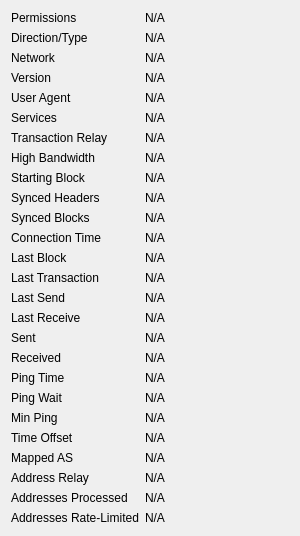
             <widget class="QWidget" name="detailWidget">
              <property name="geometry">
               <rect>
                <x>0</x>
                <y>0</y>
                <width>300</width>
                <height>426</height>
               </rect>
              </property>
              <layout class="QGridLayout" name="gridLayout_2" columnstretch="0,1">
               <item row="0" column="0">
                <widget class="QLabel" name="label_30">
                 <property name="text">
                  <string>Permissions</string>
                 </property>
                </widget>
               </item>
               <item row="0" column="1">
                <widget class="QLabel" name="peerPermissions">
                 <property name="cursor">
                  <cursorShape>IBeamCursor</cursorShape>
                 </property>
                 <property name="text">
                  <string>N/A</string>
                 </property>
                 <property name="textFormat">
                  <enum>Qt::PlainText</enum>
                 </property>
                 <property name="textInteractionFlags">
                  <set>Qt::LinksAccessibleByMouse|Qt::TextSelectableByKeyboard|Qt::TextSelectableByMouse</set>
                 </property>
                </widget>
               </item>
               <item row="1" column="0">
                <widget class="QLabel" name="peerConnectionTypeLabel">
                 <property name="toolTip">
                  <string>The direction and type of peer connection: %1</string>
                 </property>
                 <property name="text">
                  <string>Direction/Type</string>
                 </property>
                </widget>
               </item>
               <item row="1" column="1">
                <widget class="QLabel" name="peerConnectionType">
                 <property name="cursor">
                  <cursorShape>IBeamCursor</cursorShape>
                 </property>
                 <property name="text">
                  <string>N/A</string>
                 </property>
                 <property name="textFormat">
                  <enum>Qt::PlainText</enum>
                 </property>
                 <property name="textInteractionFlags">
                  <set>Qt::LinksAccessibleByMouse|Qt::TextSelectableByKeyboard|Qt::TextSelectableByMouse</set>
                 </property>
                </widget>
               </item>
               <item row="2" column="0">
                <widget class="QLabel" name="peerNetworkLabel">
                 <property name="toolTip">
                  <string>The network protocol this peer is connected through: IPv4, IPv6, Onion, I2P, or CJDNS.</string>
                 </property>
                 <property name="text">
                  <string>Network</string>
                 </property>
                </widget>
               </item>
               <item row="2" column="1">
                <widget class="QLabel" name="peerNetwork">
                 <property name="cursor">
                  <cursorShape>IBeamCursor</cursorShape>
                 </property>
                 <property name="text">
                  <string>N/A</string>
                 </property>
                 <property name="textFormat">
                  <enum>Qt::PlainText</enum>
                 </property>
                 <property name="textInteractionFlags">
                  <set>Qt::LinksAccessibleByMouse|Qt::TextSelectableByKeyboard|Qt::TextSelectableByMouse</set>
                 </property>
                </widget>
               </item>
               <item row="3" column="0">
                <widget class="QLabel" name="label_21">
                 <property name="text">
                  <string>Version</string>
                 </property>
                </widget>
               </item>
               <item row="3" column="1">
                <widget class="QLabel" name="peerVersion">
                 <property name="cursor">
                  <cursorShape>IBeamCursor</cursorShape>
                 </property>
                 <property name="text">
                  <string>N/A</string>
                 </property>
                 <property name="textFormat">
                  <enum>Qt::PlainText</enum>
                 </property>
                 <property name="textInteractionFlags">
                  <set>Qt::LinksAccessibleByMouse|Qt::TextSelectableByKeyboard|Qt::TextSelectableByMouse</set>
                 </property>
                </widget>
               </item>
               <item row="4" column="0">
                <widget class="QLabel" name="label_28">
                 <property name="text">
                  <string>User Agent</string>
                 </property>
                </widget>
               </item>
               <item row="4" column="1">
                <widget class="QLabel" name="peerSubversion">
                 <property name="cursor">
                  <cursorShape>IBeamCursor</cursorShape>
                 </property>
                 <property name="text">
                  <string>N/A</string>
                 </property>
                 <property name="textFormat">
                  <enum>Qt::PlainText</enum>
                 </property>
                 <property name="textInteractionFlags">
                  <set>Qt::LinksAccessibleByMouse|Qt::TextSelectableByKeyboard|Qt::TextSelectableByMouse</set>
                 </property>
                </widget>
               </item>
               <item row="5" column="0">
                <widget class="QLabel" name="label_4">
                 <property name="text">
                  <string>Services</string>
                 </property>
                </widget>
               </item>
               <item row="5" column="1">
                <widget class="QLabel" name="peerServices">
                 <property name="cursor">
                  <cursorShape>IBeamCursor</cursorShape>
                 </property>
                 <property name="text">
                  <string>N/A</string>
                 </property>
                 <property name="textFormat">
                  <enum>Qt::PlainText</enum>
                 </property>
                 <property name="wordWrap">
                  <bool>true</bool>
                 </property>
                 <property name="textInteractionFlags">
                  <set>Qt::LinksAccessibleByMouse|Qt::TextSelectableByKeyboard|Qt::TextSelectableByMouse</set>
                 </property>
                </widget>
               </item>
               <item row="6" column="0">
                <widget class="QLabel" name="peerRelayTxesLabel">
                 <property name="toolTip">
                  <string>Whether we relay transactions to this peer.</string>
                 </property>
                 <property name="text">
                  <string>Transaction Relay</string>
                 </property>
                </widget>
               </item>
               <item row="6" column="1">
                <widget class="QLabel" name="peerRelayTxes">
                 <property name="cursor">
                  <cursorShape>IBeamCursor</cursorShape>
                 </property>
                 <property name="text">
                  <string>N/A</string>
                 </property>
                 <property name="textFormat">
                  <enum>Qt::PlainText</enum>
                 </property>
                 <property name="textInteractionFlags">
                  <set>Qt::LinksAccessibleByMouse|Qt::TextSelectableByKeyboard|Qt::TextSelectableByMouse</set>
                 </property>
                </widget>
               </item>
               <item row="7" column="0">
                <widget class="QLabel" name="peerHighBandwidthLabel">
                 <property name="toolTip">
                  <string>High bandwidth BIP152 compact block relay: %1</string>
                 </property>
                 <property name="text">
                  <string>High Bandwidth</string>
                 </property>
                </widget>
               </item>
               <item row="7" column="1">
                <widget class="QLabel" name="peerHighBandwidth">
                 <property name="cursor">
                  <cursorShape>IBeamCursor</cursorShape>
                 </property>
                 <property name="text">
                  <string>N/A</string>
                 </property>
                 <property name="textFormat">
                  <enum>Qt::PlainText</enum>
                 </property>
                 <property name="textInteractionFlags">
                  <set>Qt::LinksAccessibleByMouse|Qt::TextSelectableByKeyboard|Qt::TextSelectableByMouse</set>
                 </property>
                </widget>
               </item>
               <item row="8" column="0">
                <widget class="QLabel" name="label_29">
                 <property name="text">
                  <string>Starting Block</string>
                 </property>
                </widget>
               </item>
               <item row="8" column="1">
                <widget class="QLabel" name="peerHeight">
                 <property name="cursor">
                  <cursorShape>IBeamCursor</cursorShape>
                 </property>
                 <property name="text">
                  <string>N/A</string>
                 </property>
                 <property name="textFormat">
                  <enum>Qt::PlainText</enum>
                 </property>
                 <property name="textInteractionFlags">
                  <set>Qt::LinksAccessibleByMouse|Qt::TextSelectableByKeyboard|Qt::TextSelectableByMouse</set>
                 </property>
                </widget>
               </item>
               <item row="9" column="0">
                <widget class="QLabel" name="label_27">
                 <property name="text">
                  <string>Synced Headers</string>
                 </property>
                </widget>
               </item>
               <item row="9" column="1">
                <widget class="QLabel" name="peerSyncHeight">
                 <property name="cursor">
                  <cursorShape>IBeamCursor</cursorShape>
                 </property>
                 <property name="text">
                  <string>N/A</string>
                 </property>
                 <property name="textFormat">
                  <enum>Qt::PlainText</enum>
                 </property>
                 <property name="textInteractionFlags">
                  <set>Qt::LinksAccessibleByMouse|Qt::TextSelectableByKeyboard|Qt::TextSelectableByMouse</set>
                 </property>
                </widget>
               </item>
               <item row="10" column="0">
                <widget class="QLabel" name="label_25">
                 <property name="text">
                  <string>Synced Blocks</string>
                 </property>
                </widget>
               </item>
               <item row="10" column="1">
                <widget class="QLabel" name="peerCommonHeight">
                 <property name="cursor">
                  <cursorShape>IBeamCursor</cursorShape>
                 </property>
                 <property name="text">
                  <string>N/A</string>
                 </property>
                 <property name="textFormat">
                  <enum>Qt::PlainText</enum>
                 </property>
                 <property name="textInteractionFlags">
                  <set>Qt::LinksAccessibleByMouse|Qt::TextSelectableByKeyboard|Qt::TextSelectableByMouse</set>
                 </property>
                </widget>
               </item>
               <item row="11" column="0">
                <widget class="QLabel" name="label_22">
                 <property name="text">
                  <string>Connection Time</string>
                 </property>
                </widget>
               </item>
               <item row="11" column="1">
                <widget class="QLabel" name="peerConnTime">
                 <property name="cursor">
                  <cursorShape>IBeamCursor</cursorShape>
                 </property>
                 <property name="text">
                  <string>N/A</string>
                 </property>
                 <property name="textFormat">
                  <enum>Qt::PlainText</enum>
                 </property>
                 <property name="textInteractionFlags">
                  <set>Qt::LinksAccessibleByMouse|Qt::TextSelectableByKeyboard|Qt::TextSelectableByMouse</set>
                 </property>
                </widget>
               </item>
               <item row="12" column="0">
                <widget class="QLabel" name="peerLastBlockLabel">
                 <property name="toolTip">
                  <string>Elapsed time since a novel block passing initial validity checks was received from this peer.</string>
                 </property>
                 <property name="text">
                  <string>Last Block</string>
                 </property>
                </widget>
               </item>
               <item row="12" column="1">
                <widget class="QLabel" name="peerLastBlock">
                 <property name="cursor">
                  <cursorShape>IBeamCursor</cursorShape>
                 </property>
                 <property name="text">
                  <string>N/A</string>
                 </property>
                 <property name="textFormat">
                  <enum>Qt::PlainText</enum>
                 </property>
                 <property name="textInteractionFlags">
                  <set>Qt::LinksAccessibleByMouse|Qt::TextSelectableByKeyboard|Qt::TextSelectableByMouse</set>
                 </property>
                </widget>
               </item>
               <item row="13" column="0">
                <widget class="QLabel" name="peerLastTxLabel">
                 <property name="toolTip">
                  <string extracomment="Tooltip text for the Last Transaction field in the peer details area.">Elapsed time since a novel transaction accepted into our mempool was received from this peer.</string>
                 </property>
                 <property name="text">
                  <string>Last Transaction</string>
                 </property>
                </widget>
               </item>
               <item row="13" column="1">
                <widget class="QLabel" name="peerLastTx">
                 <property name="cursor">
                  <cursorShape>IBeamCursor</cursorShape>
                 </property>
                 <property name="text">
                  <string>N/A</string>
                 </property>
                 <property name="textFormat">
                  <enum>Qt::PlainText</enum>
                 </property>
                 <property name="textInteractionFlags">
                  <set>Qt::LinksAccessibleByMouse|Qt::TextSelectableByKeyboard|Qt::TextSelectableByMouse</set>
                 </property>
                </widget>
               </item>
               <item row="14" column="0">
                <widget class="QLabel" name="label_15">
                 <property name="text">
                  <string>Last Send</string>
                 </property>
                </widget>
               </item>
               <item row="14" column="1">
                <widget class="QLabel" name="peerLastSend">
                 <property name="cursor">
                  <cursorShape>IBeamCursor</cursorShape>
                 </property>
                 <property name="text">
                  <string>N/A</string>
                 </property>
                 <property name="textFormat">
                  <enum>Qt::PlainText</enum>
                 </property>
                 <property name="textInteractionFlags">
                  <set>Qt::LinksAccessibleByMouse|Qt::TextSelectableByKeyboard|Qt::TextSelectableByMouse</set>
                 </property>
                </widget>
               </item>
               <item row="15" column="0">
                <widget class="QLabel" name="label_19">
                 <property name="text">
                  <string>Last Receive</string>
                 </property>
                </widget>
               </item>
               <item row="15" column="1">
                <widget class="QLabel" name="peerLastRecv">
                 <property name="cursor">
                  <cursorShape>IBeamCursor</cursorShape>
                 </property>
                 <property name="text">
                  <string>N/A</string>
                 </property>
                 <property name="textFormat">
                  <enum>Qt::PlainText</enum>
                 </property>
                 <property name="textInteractionFlags">
                  <set>Qt::LinksAccessibleByMouse|Qt::TextSelectableByKeyboard|Qt::TextSelectableByMouse</set>
                 </property>
                </widget>
               </item>
               <item row="16" column="0">
                <widget class="QLabel" name="label_18">
                 <property name="text">
                  <string>Sent</string>
                 </property>
                </widget>
               </item>
               <item row="16" column="1">
                <widget class="QLabel" name="peerBytesSent">
                 <property name="cursor">
                  <cursorShape>IBeamCursor</cursorShape>
                 </property>
                 <property name="text">
                  <string>N/A</string>
                 </property>
                 <property name="textFormat">
                  <enum>Qt::PlainText</enum>
                 </property>
                 <property name="textInteractionFlags">
                  <set>Qt::LinksAccessibleByMouse|Qt::TextSelectableByKeyboard|Qt::TextSelectableByMouse</set>
                 </property>
                </widget>
               </item>
               <item row="17" column="0">
                <widget class="QLabel" name="label_20">
                 <property name="text">
                  <string>Received</string>
                 </property>
                </widget>
               </item>
               <item row="17" column="1">
                <widget class="QLabel" name="peerBytesRecv">
                 <property name="cursor">
                  <cursorShape>IBeamCursor</cursorShape>
                 </property>
                 <property name="text">
                  <string>N/A</string>
                 </property>
                 <property name="textFormat">
                  <enum>Qt::PlainText</enum>
                 </property>
                 <property name="textInteractionFlags">
                  <set>Qt::LinksAccessibleByMouse|Qt::TextSelectableByKeyboard|Qt::TextSelectableByMouse</set>
                 </property>
                </widget>
               </item>
               <item row="18" column="0">
                <widget class="QLabel" name="label_26">
                 <property name="text">
                  <string>Ping Time</string>
                 </property>
                </widget>
               </item>
               <item row="18" column="1">
                <widget class="QLabel" name="peerPingTime">
                 <property name="cursor">
                  <cursorShape>IBeamCursor</cursorShape>
                 </property>
                 <property name="text">
                  <string>N/A</string>
                 </property>
                 <property name="textFormat">
                  <enum>Qt::PlainText</enum>
                 </property>
                 <property name="textInteractionFlags">
                  <set>Qt::LinksAccessibleByMouse|Qt::TextSelectableByKeyboard|Qt::TextSelectableByMouse</set>
                 </property>
                </widget>
               </item>
               <item row="19" column="0">
                <widget class="QLabel" name="peerPingWaitLabel">
                 <property name="toolTip">
                  <string>The duration of a currently outstanding ping.</string>
                 </property>
                 <property name="text">
                  <string>Ping Wait</string>
                 </property>
                </widget>
               </item>
               <item row="19" column="1">
                <widget class="QLabel" name="peerPingWait">
                 <property name="cursor">
                  <cursorShape>IBeamCursor</cursorShape>
                 </property>
                 <property name="text">
                  <string>N/A</string>
                 </property>
                 <property name="textFormat">
                  <enum>Qt::PlainText</enum>
                 </property>
                 <property name="textInteractionFlags">
                  <set>Qt::LinksAccessibleByMouse|Qt::TextSelectableByKeyboard|Qt::TextSelectableByMouse</set>
                 </property>
                </widget>
               </item>
               <item row="20" column="0">
                <widget class="QLabel" name="peerMinPingLabel">
                 <property name="text">
                  <string>Min Ping</string>
                 </property>
                </widget>
               </item>
               <item row="20" column="1">
                <widget class="QLabel" name="peerMinPing">
                 <property name="cursor">
                  <cursorShape>IBeamCursor</cursorShape>
                 </property>
                 <property name="text">
                  <string>N/A</string>
                 </property>
                 <property name="textFormat">
                  <enum>Qt::PlainText</enum>
                 </property>
                 <property name="textInteractionFlags">
                  <set>Qt::LinksAccessibleByMouse|Qt::TextSelectableByKeyboard|Qt::TextSelectableByMouse</set>
                 </property>
                </widget>
               </item>
               <item row="21" column="0">
                <widget class="QLabel" name="label_timeoffset">
                 <property name="text">
                  <string>Time Offset</string>
                 </property>
                </widget>
               </item>
               <item row="21" column="1">
                <widget class="QLabel" name="timeoffset">
                 <property name="cursor">
                  <cursorShape>IBeamCursor</cursorShape>
                 </property>
                 <property name="text">
                  <string>N/A</string>
                 </property>
                 <property name="textFormat">
                  <enum>Qt::PlainText</enum>
                 </property>
                 <property name="textInteractionFlags">
                  <set>Qt::LinksAccessibleByMouse|Qt::TextSelectableByKeyboard|Qt::TextSelectableByMouse</set>
                 </property>
                </widget>
               </item>
               <item row="22" column="0">
                <widget class="QLabel" name="peerMappedASLabel">
                 <property name="toolTip">
                  <string>The mapped Autonomous System used for diversifying peer selection.</string>
                 </property>
                 <property name="text">
                  <string>Mapped AS</string>
                 </property>
                </widget>
               </item>
               <item row="22" column="1">
                <widget class="QLabel" name="peerMappedAS">
                 <property name="cursor">
                  <cursorShape>IBeamCursor</cursorShape>
                 </property>
                 <property name="text">
                  <string>N/A</string>
                 </property>
                 <property name="textFormat">
                  <enum>Qt::PlainText</enum>
                 </property>
                 <property name="textInteractionFlags">
                  <set>Qt::LinksAccessibleByMouse|Qt::TextSelectableByKeyboard|Qt::TextSelectableByMouse</set>
                 </property>
                </widget>
               </item>
               <item row="23" column="0">
                <widget class="QLabel" name="peerAddrRelayEnabledLabel">
                 <property name="toolTip">
                  <string extracomment="Tooltip text for the Address Relay field in the peer details area, which displays whether we relay addresses to this peer (Yes/No).">Whether we relay addresses to this peer.</string>
                 </property>
                 <property name="text">
                  <string extracomment="Text title for the Address Relay field in the peer details area, which displays whether we relay addresses to this peer (Yes/No).">Address Relay</string>
                 </property>
                </widget>
               </item>
               <item row="23" column="1">
                <widget class="QLabel" name="peerAddrRelayEnabled">
                 <property name="cursor">
                  <cursorShape>IBeamCursor</cursorShape>
                 </property>
                 <property name="text">
                  <string>N/A</string>
                 </property>
                 <property name="textFormat">
                  <enum>Qt::PlainText</enum>
                 </property>
                 <property name="textInteractionFlags">
                  <set>Qt::LinksAccessibleByMouse|Qt::TextSelectableByKeyboard|Qt::TextSelectableByMouse</set>
                 </property>
                </widget>
               </item>
               <item row="24" column="0">
                <widget class="QLabel" name="peerAddrProcessedLabel">
                 <property name="toolTip">
                  <string extracomment="Tooltip text for the Addresses Processed field in the peer details area, which displays the total number of addresses received from this peer that were processed (excludes addresses that were dropped due to rate-limiting).">The total number of addresses received from this peer that were processed (excludes addresses that were dropped due to rate-limiting).</string>
                 </property>
                 <property name="text">
                  <string extracomment="Text title for the Addresses Processed field in the peer details area, which displays the total number of addresses received from this peer that were processed (excludes addresses that were dropped due to rate-limiting).">Addresses Processed</string>
                 </property>
                </widget>
               </item>
               <item row="24" column="1">
                <widget class="QLabel" name="peerAddrProcessed">
                 <property name="cursor">
                  <cursorShape>IBeamCursor</cursorShape>
                 </property>
                 <property name="text">
                  <string>N/A</string>
                 </property>
                 <property name="textFormat">
                  <enum>Qt::PlainText</enum>
                 </property>
                 <property name="textInteractionFlags">
                  <set>Qt::LinksAccessibleByMouse|Qt::TextSelectableByKeyboard|Qt::TextSelectableByMouse</set>
                 </property>
                </widget>
               </item>
               <item row="25" column="0">
                <widget class="QLabel" name="peerAddrRateLimitedLabel">
                 <property name="toolTip">
                  <string extracomment="Tooltip text for the Addresses Rate-Limited field in the peer details area, which displays the total number of addresses received from this peer that were dropped (not processed) due to rate-limiting.">The total number of addresses received from this peer that were dropped (not processed) due to rate-limiting.</string>
                 </property>
                 <property name="text">
                  <string extracomment="Text title for the Addresses Rate-Limited field in the peer details area, which displays the total number of addresses received from this peer that were dropped (not processed) due to rate-limiting.">Addresses Rate-Limited</string>
                 </property>
                </widget>
               </item>
               <item row="25" column="1">
                <widget class="QLabel" name="peerAddrRateLimited">
                 <property name="cursor">
                  <cursorShape>IBeamCursor</cursorShape>
                 </property>
                 <property name="text">
                  <string>N/A</string>
                 </property>
                 <property name="textFormat">
                  <enum>Qt::PlainText</enum>
                 </property>
                 <property name="textInteractionFlags">
                  <set>Qt::LinksAccessibleByMouse|Qt::TextSelectableByKeyboard|Qt::TextSelectableByMouse</set>
                 </property>
                </widget>
               </item>
               <item row="26" column="0">
                <spacer name="verticalSpacer_3">
                 <property name="orientation">
                  <enum>Qt::Vertical</enum>
                 </property>
                 <property name="sizeHint" stdset="0">
                  <size>
                   <width>20</width>
                   <height>40</height>
                  </size>
                 </property>
                </spacer>
               </item>
              </layout>
             </widget>
